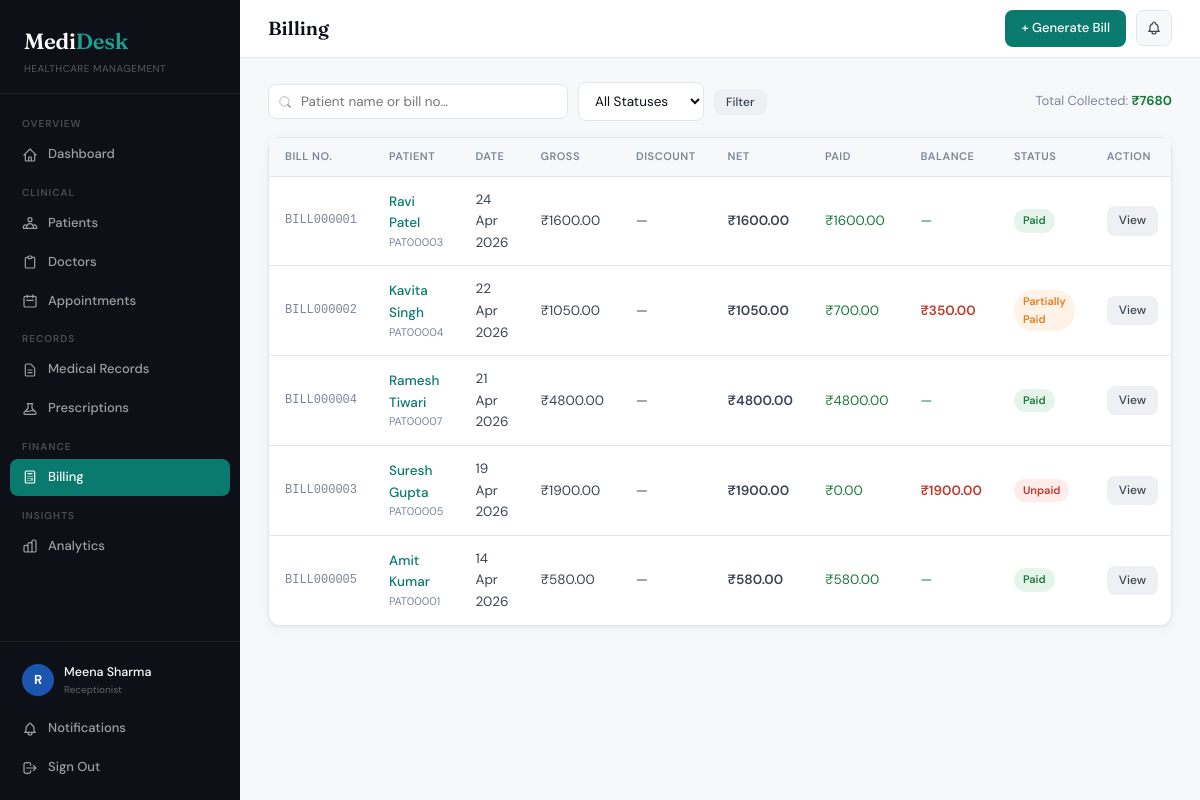
Page /billing/ (signed in) on the committed database.
### core/models.py (models this page shows, shortened)
class UserProfile(models.Model):
    ROLE_CHOICES = [
        ('admin', 'Administrator'), ('doctor', 'Doctor'),
        ('receptionist', 'Receptionist'), ('pharmacist', 'Pharmacist'), ('nurse', 'Nurse'),
    ]
    user = models.OneToOneField(User, on_delete=models.CASCADE, related_name='profile')
    role = models.CharField(max_length=20, choices=ROLE_CHOICES, default='receptionist')
    phone = models.CharField(max_length=10, validators=[phone_validator], blank=True)
    is_active_staff = models.BooleanField(default=True)
    created_at = models.DateTimeField(auto_now_add=True)

class Bill(models.Model):
    PAYMENT_STATUS = [
        ('unpaid','Unpaid'), ('partial','Partially Paid'),
        ('paid','Paid'), ('waived','Waived'), ('refunded','Refunded'),
    ]
    PAYMENT_METHOD = [
        ('cash','Cash'), ('card','Debit/Credit Card'), ('upi','UPI'),
        ('netbanking','Net Banking'), ('insurance','Insurance'), ('cheque','Cheque'),
    ]
    bill_number = models.CharField(max_length=20, unique=True, blank=True)
    patient = models.ForeignKey(Patient, on_delete=models.CASCADE, related_name='bills')
    appointment = models.OneToOneField(Appointment, on_delete=models.SET_NULL, null=True, blank=True, related_name='bill')
    generated_by = models.ForeignKey(User, on_delete=models.SET_NULL, null=True, blank=True, related_name='generated_bills')
    bill_date = models.DateField(default=date.today)
    consultation_charge = models.DecimalField(max_digits=10, decimal_places=2, default=0)
    procedure_charge = models.DecimalField(max_digits=10, decimal_places=2, default=0)
    medicine_charge = models.DecimalField(max_digits=10, decimal_places=2, default=0)
    lab_charge = models.DecimalField(max_digits=10, decimal_places=2, default=0)
    room_charge = models.DecimalField(max_digits=10, decimal_places=2, default=0)
    other_charge = models.DecimalField(max_digits=10, decimal_places=2, default=0)
    other_charge_label = models.CharField(max_length=100, blank=True)
    discount_percent = models.DecimalField(max_digits=5, decimal_places=2, default=0)
    discount_reason = models.CharField(max_length=200, blank=True)
    tax_percent = models.DecimalField(max_digits=5, decimal_places=2, default=0)
    payment_status = models.CharField(max_length=10, choices=PAYMENT_STATUS, default='unpaid')
    payment_method = models.CharField(max_length=20, choices=PAYMENT_METHOD, blank=True)
    amount_paid = models.DecimalField(max_digits=10, decimal_places=2, default=0)
    paid_at = models.DateTimeField(null=True, blank=True)
    notes = models.TextField(blank=True)
    created_at = models.DateTimeField(auto_now_add=True)
    updated_at = models.DateTimeField(auto_now=True)
    @property
    def gross_amount(self):
        return (self.consultation_charge + self.procedure_charge + self.medicine_charge +
                self.lab_charge + self.room_charge + self.other_charge)
    @property
    def discount_amount(self):
        return round(self.gross_amount * self.discount_percent / 100, 2)
    @property
    def taxable_amount(self):
        return self.gross_amount - self.discount_amount
    @property
    def tax_amount(self):
        return round(self.taxable_amount * self.tax_percent / 100, 2)
    @property
    def net_amount(self):
        return self.taxable_amount + self.tax_amount
    @property
    def balance_due(self):
        return max(self.net_amount - self.amount_paid, 0)
    class Meta:
        ordering = ['-bill_date', '-created_at']

class Patient(models.Model):
    BLOOD_GROUPS = [('A+','A+'),('A-','A-'),('B+','B+'),('B-','B-'),('O+','O+'),('O-','O-'),('AB+','AB+'),('AB-','AB-')]
    GENDER_CHOICES = [('M','Male'),('F','Female'),('O','Other')]
    MARITAL_STATUS = [('single','Single'),('married','Married'),('divorced','Divorced'),('widowed','Widowed')]
    patient_id = models.CharField(max_length=20, unique=True, blank=True)
    name = models.CharField(max_length=200)
    date_of_birth = models.DateField(validators=[validate_dob])
    gender = models.CharField(max_length=1, choices=GENDER_CHOICES)
    marital_status = models.CharField(max_length=10, choices=MARITAL_STATUS, blank=True)
    blood_group = models.CharField(max_length=3, choices=BLOOD_GROUPS, blank=True)
    phone = models.CharField(max_length=10, validators=[phone_validator])
    alternate_phone = models.CharField(max_length=10, validators=[phone_validator], blank=True)
    email = models.EmailField(blank=True)
    address = models.TextField()
    city = models.CharField(max_length=100, blank=True)
    pincode = models.CharField(max_length=6, blank=True, validators=[pincode_validator])
    occupation = models.CharField(max_length=100, blank=True)
    emergency_contact_name = models.CharField(max_length=200)
    emergency_contact_phone = models.CharField(max_length=10, validators=[phone_validator])
    emergency_contact_relation = models.CharField(max_length=50, blank=True)
    allergies = models.TextField(blank=True)
    chronic_conditions = models.TextField(blank=True)
    current_medications = models.TextField(blank=True)
    past_surgeries = models.TextField(blank=True)
    family_history = models.TextField(blank=True)
    insurance_provider = models.CharField(max_length=200, blank=True)
    insurance_number = models.CharField(max_length=100, blank=True)
    insurance_validity = models.DateField(null=True, blank=True)
    registered_by = models.ForeignKey(User, on_delete=models.SET_NULL, null=True, blank=True, related_name='registered_patients')
    registered_at = models.DateTimeField(auto_now_add=True)
    updated_at = models.DateTimeField(auto_now=True)
    class Meta:
        ordering = ['-registered_at']

### core/views.py (the view)
# urls.py: path('billing/', views.bill_list, name='bill_list'),
@login_required
@role_required('admin', 'receptionist')
def bill_list(request):
    status_filter = request.GET.get('status', '')
    q = request.GET.get('q', '')
    bills = Bill.objects.select_related('patient').order_by('-bill_date', '-created_at')
    if status_filter:
        bills = bills.filter(payment_status=status_filter)
    if q:
        bills = bills.filter(Q(patient__name__icontains=q) | Q(bill_number__icontains=q))
    total_collected = bills.aggregate(s=Sum('amount_paid'))['s'] or 0
    return render(request, 'core/bill_list.html', {
        'bills': bills, 'status_filter': status_filter, 'q': q,
        'status_choices': Bill.PAYMENT_STATUS, 'total_collected': total_collected,
    })

### core/context_processors.py (called while the page is built)
def user_role(request):
    if not request.user.is_authenticated:
        return {'user_role': '', 'user_profile': None}
    if request.user.is_superuser:
        return {'user_role': 'admin', 'user_profile': None}
    try:
        profile = request.user.profile
        return {'user_role': profile.role, 'user_profile': profile}
    except Exception:
        profile, _ = UserProfile.objects.get_or_create(
            user=request.user,
            defaults={'role': 'receptionist'}
        )
        return {'user_role': profile.role, 'user_profile': profile}

### core/views.py (called while the page is built)
def get_role(user):
    try:
        return user.profile.role
    except Exception:
        return 'admin' if user.is_superuser else 'receptionist'

def role_required(*roles):
    def decorator(view_func):
        @wraps(view_func)
        def wrapper(request, *args, **kwargs):
            if not request.user.is_authenticated:
                return redirect('login')
            r = get_role(request.user)
            if r not in roles and not request.user.is_superuser:
                messages.error(request, f'Access denied. You need role: {", ".join(roles)}.')
                return redirect('dashboard')
            return view_func(request, *args, **kwargs)
        return wrapper
    return decorator

### core/templates/core/bill_list.html (shortened to what this page needs)
{% extends 'core/base.html' %}
{% block page_title %}<strong>Billing</strong>{% endblock %}
{% block topbar_actions %}<a href="/billing/new/" class="btn btn-primary">+ Generate Bill</a>{% endblock %}
{% block content %}
<div style="display:flex;gap:12px;margin-bottom:16px;flex-wrap:wrap;align-items:center;">
  <form method="get" style="display:flex;gap:10px;align-items:center;flex-wrap:wrap;">
    <div class="search-wrap">
      <svg width="14" height="14" fill="none" stroke="currentColor" viewBox="0 0 24 24"><circle cx="11" cy="11" r="8"/><path d="m21 21-4.35-4.35" stroke-linecap="round" stroke-width="2"/></svg>
      <input type="text" name="q" value="{{ q }}" placeholder="Patient name or bill no…" class="search-input">
    </div>
    <select name="status" class="form-input" style="width:auto;" onchange="this.form.submit()">
      <option value="">All Statuses</option>
    </select>
    <button type="submit" class="btn btn-secondary btn-sm">Filter</button>
  </form>
  <div style="margin-left:auto;font-size:13px;color:var(--ink-3);">Total Collected: <strong style="color:var(--green);">₹{{ total_collected }}</strong></div>
</div>
<div class="card">
  <div class="table-wrap">
    {% if bills %}
    <table>
      <thead><tr><th>Bill No.</th><th>Patient</th><th>Date</th><th>Gross</th><th>Discount</th><th>Net</th><th>Paid</th><th>Balance</th><th>Status</th><th>Action</th></tr></thead>
      <tbody>
        {% for bill in bills %}
        <tr>
          <td style="font-family:monospace;font-size:12px;color:var(--ink-3);">{{ bill.bill_number }}</td>
          <td><a href="/patients/{{ bill.patient.pk }}/" style="color:var(--teal);font-weight:500;">{{ bill.patient.name }}</a><div style="font-size:11px;color:var(--ink-3);">{{ bill.patient.patient_id }}</div></td>
          <td>{{ bill.bill_date|date:"d M Y" }}</td>
          <td>₹{{ bill.gross_amount }}</td>
          <td>{% if bill.discount_percent > 0 %}<span style="color:var(--green);">{{ bill.discount_percent }}%</span>{% else %}—{% endif %}</td>
          <td style="font-weight:600;">₹{{ bill.net_amount }}</td>
          <td style="color:var(--green);">₹{{ bill.amount_paid }}</td>
          <td>{% if bill.balance_due > 0 %}<span style="color:var(--rose);font-weight:600;">₹{{ bill.balance_due }}</span>{% else %}<span style="color:var(--green);">—</span>{% endif %}</td>
          <td><span class="badge badge-{{ bill.payment_status }}">{{ bill.get_payment_status_display }}</span></td>
          <td><a href="/billing/{{ bill.pk }}/" class="btn btn-secondary btn-sm">View</a></td>
        </tr>
        {% endfor %}
      </tbody>
    </table>
    {% else %}
    <div class="empty-state"><p>No bills found.</p></div>
    {% endif %}
  </div>
</div>
{% endblock %}

### core/templates/core/base.html (shortened to what this page needs)
<!DOCTYPE html>
<html lang="en">
<head>
</head>
<body>
{% if user.is_authenticated %}
<aside class="sidebar">
  <div class="sidebar-logo">
    <div class="brand">Medi<span>Desk</span></div>
    <div class="tagline">Healthcare Management</div>
  </div>
  <nav class="sidebar-nav">
    <div class="nav-label">Overview</div>
    <a href="/dashboard/" class="nav-item {% if request.resolver_match.url_name == 'dashboard' %}active{% endif %}">
      <svg fill="none" stroke="currentColor" viewBox="0 0 24 24"><path stroke-linecap="round" stroke-linejoin="round" stroke-width="1.8" d="M3 12l2-2m0 0l7-7 7 7M5 10v10a1 1 0 001 1h3m10-11l2 2m-2-2v10a1 1 0 01-1 1h-3m-6 0a1 1 0 001-1v-4a1 1 0 011-1h2a1 1 0 011 1v4a1 1 0 001 1m-6 0h6"/></svg>
      Dashboard
    </a>
    {% if not user_role == 'pharmacist' %}
    <div class="nav-label">Clinical</div>
    <a href="/patients/" class="nav-item {% if 'patient' in request.resolver_match.url_name %}active{% endif %}">
      Patients
    </a>
    {% endif %}
    {% if user.is_superuser or user_role == 'admin' or user_role == 'receptionist' %}
    <a href="/doctors/" class="nav-item {% if 'doctor' in request.resolver_match.url_name %}active{% endif %}">
      <svg fill="none" stroke="currentColor" viewBox="0 0 24 24"><path stroke-linecap="round" stroke-linejoin="round" stroke-width="1.8" d="M9 5H7a2 2 0 00-2 2v12a2 2 0 002 2h10a2 2 0 002-2V7a2 2 0 00-2-2h-2M9 5a2 2 0 002 2h2a2 2 0 002-2M9 5a2 2 0 012-2h2a2 2 0 012 2"/></svg>
      Doctors
    </a>
    {% endif %}
    {% if not user_role == 'pharmacist' %}
    <a href="/appointments/" class="nav-item {% if 'appointment' in request.resolver_match.url_name %}active{% endif %}">
      <svg fill="none" stroke="currentColor" viewBox="0 0 24 24"><path stroke-linecap="round" stroke-linejoin="round" stroke-width="1.8" d="M8 7V3m8 4V3m-9 8h10M5 21h14a2 2 0 002-2V7a2 2 0 00-2-2H5a2 2 0 00-2 2v12a2 2 0 002 2z"/></svg>
      Appointments
    </a>
    {% endif %}
    {% if not user_role == 'pharmacist' %}
    <div class="nav-label">Records</div>
    <a href="/records/" class="nav-item {% if 'record' in request.resolver_match.url_name %}active{% endif %}">
      <svg fill="none" stroke="currentColor" viewBox="0 0 24 24"><path stroke-linecap="round" stroke-linejoin="round" stroke-width="1.8" d="M9 12h6m-6 4h6m2 5H7a2 2 0 01-2-2V5a2 2 0 012-2h5.586a1 1 0 01.707.293l5.414 5.414a1 1 0 01.293.707V19a2 2 0 01-2 2z"/></svg>
      Medical Records
    </a>
    {% endif %}
    <a href="/prescriptions/" class="nav-item {% if 'prescription' in request.resolver_match.url_name %}active{% endif %}">
      Prescriptions
    </a>
    {% if user.is_superuser or user_role == 'admin' or user_role == 'receptionist' %}
    <div class="nav-label">Finance</div>
    <a href="/billing/" class="nav-item {% if 'bill' in request.resolver_match.url_name %}active{% endif %}">
      <svg fill="none" stroke="currentColor" viewBox="0 0 24 24"><path stroke-linecap="round" stroke-linejoin="round" stroke-width="1.8" d="M9 7h6m0 10v-3m-3 3h.01M9 17h.01M9 14h.01M12 14h.01M15 11h.01M12 11h.01M9 11h.01M7 21h10a2 2 0 002-2V5a2 2 0 00-2-2H7a2 2 0 00-2 2v14a2 2 0 002 2z"/></svg>
      Billing
    </a>
    {% endif %}
    {% if user.is_superuser or user_role == 'admin' or user_role == 'doctor' or user_role == 'receptionist' %}
    <div class="nav-label">Insights</div>
    <a href="/analytics/" class="nav-item {% if request.resolver_match.url_name == 'analytics' %}active{% endif %}">
      Analytics
    </a>
    {% endif %}
  </nav>
  <div class="sidebar-footer">
    <div class="user-block">
      <div class="user-av av-{% if user.is_superuser %}admin{% else %}{{ user_role|default:'admin' }}{% endif %}">
        {{ user.username|first|upper }}
      </div>
      <div>
        <div class="user-name">{{ user.get_full_name|default:user.username }}</div>
        <div class="user-role">
          {% if user.is_superuser %}Administrator
          {% else %}{{ user_profile.get_role_display|default:"Staff" }}{% endif %}
        </div>
      </div>
    </div>
    <a href="/notifications/" class="nav-item {% if request.resolver_match.url_name == 'notifications' %}active{% endif %}">
      Notifications
    </a>
    <a href="/logout/" class="nav-item">
      <svg fill="none" stroke="currentColor" viewBox="0 0 24 24"><path stroke-linecap="round" stroke-linejoin="round" stroke-width="1.8" d="M17 16l4-4m0 0l-4-4m4 4H7m6 4v1a3 3 0 01-3 3H6a3 3 0 01-3-3V7a3 3 0 013-3h4a3 3 0 013 3v1"/></svg>
      Sign Out
    </a>
  </div>
</aside>
<div class="main-wrap">
  <div class="topbar">
    <div class="topbar-title">{% block page_title %}<strong>Dashboard</strong>{% endblock %}</div>
    <div class="topbar-right">
      {% block topbar_actions %}{% endblock %}
      <a href="/notifications/" class="notif-btn" title="Notifications">
      </a>
    </div>
  </div>
  <div class="page-content">
    {% block content %}{% endblock %}
  </div>
</div>
{% else %}
{% block auth_content %}{% endblock %}
{% endif %}
</body>
</html>

### rows in the picture
UserProfile: role "Receptionist"
Bill: bill_number "BILL000001", patient.name "Ravi Patel", patient.patient_id "PAT00003", bill_date "24 Apr 2026", gross_amount "1600.00", net_amount "1600.00", amount_paid "1600.00", payment_status "Paid"
Bill: bill_number "BILL000002", patient.name "Kavita Singh", patient.patient_id "PAT00004", bill_date "22 Apr 2026", gross_amount "1050.00", net_amount "1050.00", amount_paid "700.00", balance_due "350.00", payment_status "Partially Paid"
Bill: bill_number "BILL000004", patient.name "Ramesh Tiwari", patient.patient_id "PAT00007", bill_date "21 Apr 2026", gross_amount "4800.00", net_amount "4800.00", amount_paid "4800.00", payment_status "Paid"
Bill: bill_number "BILL000003", patient.name "Suresh Gupta", patient.patient_id "PAT00005", bill_date "19 Apr 2026", gross_amount "1900.00", net_amount "1900.00", amount_paid "0.00", balance_due "1900.00", payment_status "Unpaid"
Bill: bill_number "BILL000005", patient.name "Amit Kumar", patient.patient_id "PAT00001", bill_date "14 Apr 2026", gross_amount "580.00", net_amount "580.00", amount_paid "580.00", payment_status "Paid"

### other values in the picture
{{ user.username|first|upper }} "R"
{{ user.get_full_name|default:user.username }} "Meena Sharma"
{{ total_collected }} "7680"
